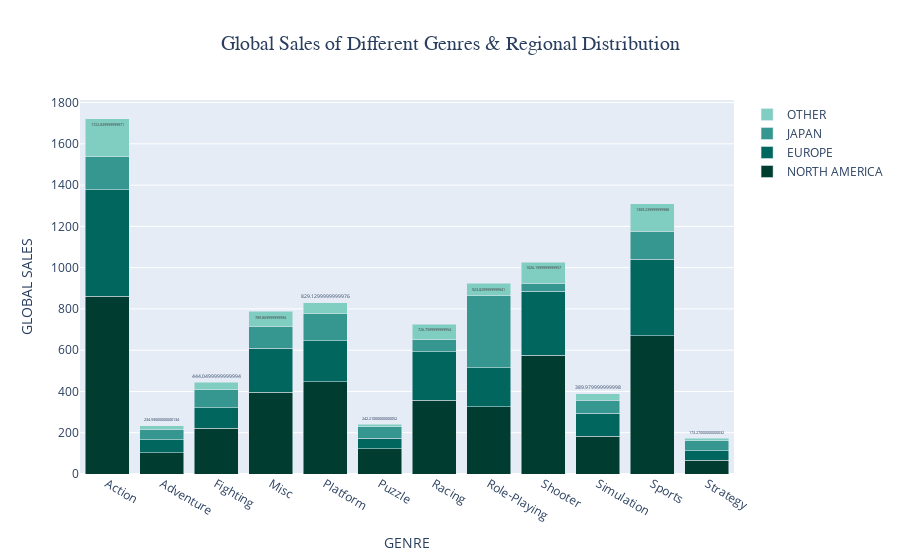

Notebook code cell kept with this figure:
### Code cell
trace1 = go.Bar(x = genre['Genre'],
                y = genre['NA_Sales'],
                name = "NORTH AMERICA",
                marker =dict(color ='rgb(0,60,48)'))
trace2 = go.Bar(x = genre['Genre'],
                y = genre['EU_Sales'],
                name = "EUROPE",
                marker =dict(color ='rgb(1,102,94)'))
trace3 = go.Bar(x = genre['Genre'],
                y = genre['JP_Sales'],
                name = "JAPAN",
                marker =dict(color ='rgb(53,151,143)'))
trace4 = go.Bar(x = genre['Genre'],
                y = genre['Other_Sales'],
                name = "OTHER",
                text=genre['Global_Sales'],
                marker =dict(color ='rgb(128,205,193)'))

data = [trace1,trace2,trace3,trace4]

layout = go.Layout(barmode = 'stack',
                   xaxis = dict(title="GENRE"),
                   yaxis = dict(title="GLOBAL SALES"),
                   title = {'text':"Global Sales of Different Genres & Regional Distribution",'x':0.5,'font':dict(family="Franklin Gothic", size=20)
})
fig = go.Figure(data = data, layout = layout)
iplot(fig)

### Figure 1 — Plotly figure (JSON) as saved in the notebook; plotly's stock layout.template omitted (floating-point values rounded to 4 significant figures)
{"data": [{"marker": {"color": "rgb(0,60,48)"}, "name": "NORTH AMERICA", "type": "bar", "x": ["Action", "Adventure", "Fighting", "Misc", "Platform", "Puzzle", "Racing", "Role-Playing", "Shooter", "Simulation", "Sports", "Strategy"], "y": [861.8, 101.9, 220.7, 396.9, 446.0, 122.0, 356.9, 326.5, 575.2, 181.8, 670.1, 67.83]}, {"marker": {"color": "rgb(1,102,94)"}, "name": "EUROPE", "type": "bar", "x": ["Action", "Adventure", "Fighting", "Misc", "Platform", "Puzzle", "Racing", "Role-Playing", "Shooter", "Simulation", "Sports", "Strategy"], "y": [516.5, 63.74, 100.0, 211.8, 200.7, 50.52, 236.3, 187.6, 310.4, 113.0, 371.3, 44.84]}, {"marker": {"color": "rgb(53,151,143)"}, "name": "JAPAN", "type": "bar", "x": ["Action", "Adventure", "Fighting", "Misc", "Platform", "Puzzle", "Racing", "Role-Playing", "Shooter", "Simulation", "Sports", "Strategy"], "y": [158.7, 51.99, 87.15, 106.7, 130.7, 56.68, 56.61, 350.3, 38.18, 63.54, 134.8, 49.1]}, {"marker": {"color": "rgb(128,205,193)"}, "name": "OTHER", "text": [1723.0, 234.6, 444.0, 789.9, 829.1, 242.2, 726.8, 923.8, 1026.0, 390.0, 1309.0, 173.3], "type": "bar", "x": ["Action", "Adventure", "Fighting", "Misc", "Platform", "Puzzle", "Racing", "Role-Playing", "Shooter", "Simulation", "Sports", "Strategy"], "y": [184.9, 16.7, 36.19, 73.92, 51.51, 12.47, 76.68, 59.38, 101.9, 31.36, 132.6, 11.23]}], "layout": {"barmode": "stack", "title": {"font": {"family": "Franklin Gothic", "size": 20}, "text": "Global Sales of Different Genres & Regional Distribution", "x": 0.5}, "xaxis": {"title": {"text": "GENRE"}}, "yaxis": {"title": {"text": "GLOBAL SALES"}}}}
